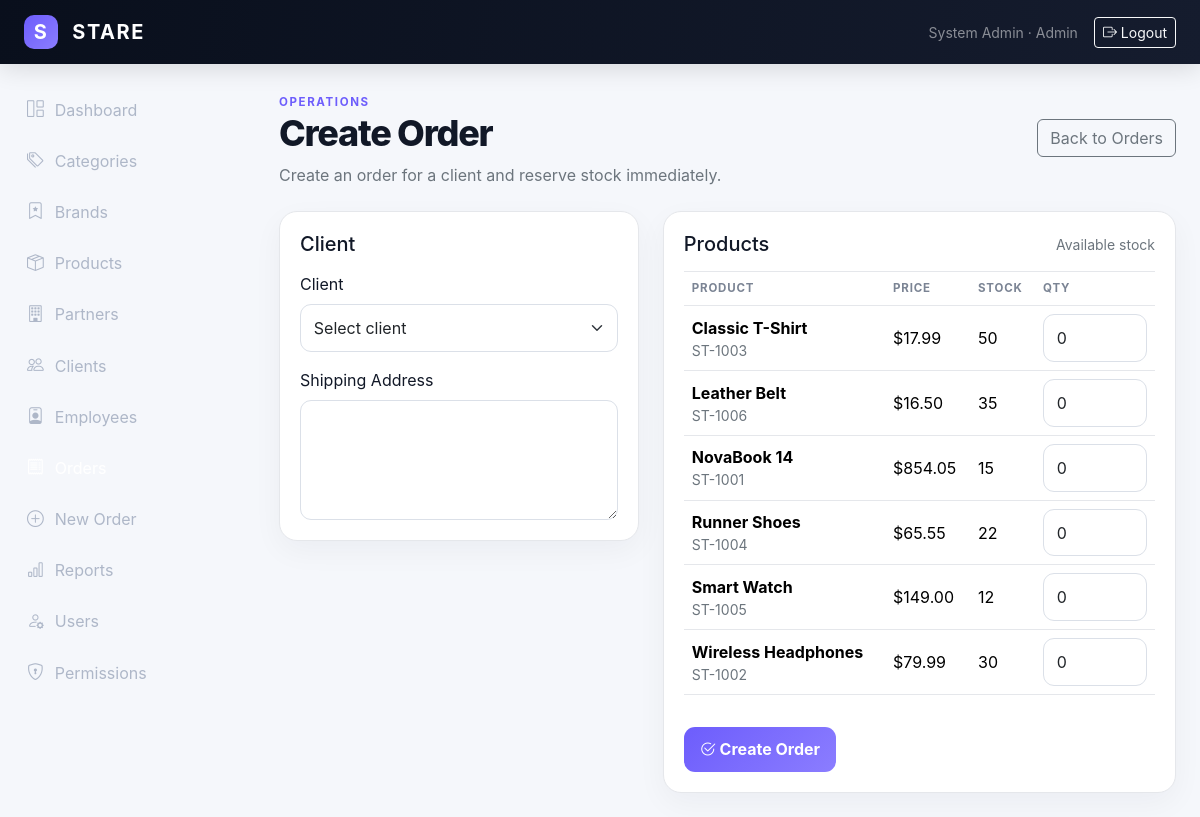
Page /admin/orders/create.php (signed in) on the committed database.
### tables this page shows
CREATE TABLE users (
  id INT UNSIGNED AUTO_INCREMENT PRIMARY KEY,
  name VARCHAR(120) NOT NULL,
  email VARCHAR(180) NOT NULL UNIQUE,
  password VARCHAR(255) NOT NULL,
  role_id INT UNSIGNED NOT NULL,
  status ENUM('active','pending','blocked') NOT NULL DEFAULT 'active',
  created_at TIMESTAMP DEFAULT CURRENT_TIMESTAMP,
  updated_at TIMESTAMP DEFAULT CURRENT_TIMESTAMP ON UPDATE CURRENT_TIMESTAMP,
  CONSTRAINT fk_users_role FOREIGN KEY (role_id) REFERENCES roles(id)
);

CREATE TABLE roles (
  id INT UNSIGNED AUTO_INCREMENT PRIMARY KEY,
  name VARCHAR(50) NOT NULL UNIQUE,
  description VARCHAR(255) NULL,
  created_at TIMESTAMP DEFAULT CURRENT_TIMESTAMP
);

CREATE TABLE products (
  id INT UNSIGNED AUTO_INCREMENT PRIMARY KEY,
  sku VARCHAR(60) NOT NULL UNIQUE,
  name VARCHAR(180) NOT NULL,
  description TEXT NULL,
  cost_price DECIMAL(12,2) NOT NULL DEFAULT 0,
  selling_price DECIMAL(12,2) NOT NULL DEFAULT 0,
  discount DECIMAL(5,2) NOT NULL DEFAULT 0,
  stock INT NOT NULL DEFAULT 0,
  category_id INT UNSIGNED NULL,
  brand_id INT UNSIGNED NULL,
  partner_id INT UNSIGNED NULL,
  image VARCHAR(500) NULL,
  status ENUM('active','inactive') NOT NULL DEFAULT 'active',
  created_at TIMESTAMP DEFAULT CURRENT_TIMESTAMP,
  updated_at TIMESTAMP DEFAULT CURRENT_TIMESTAMP ON UPDATE CURRENT_TIMESTAMP,
  CONSTRAINT fk_products_category FOREIGN KEY (category_id) REFERENCES categories(id) ON DELETE SET NULL ON UPDATE CASCADE,
  CONSTRAINT fk_products_brand FOREIGN KEY (brand_id) REFERENCES brands(id) ON DELETE SET NULL ON UPDATE CASCADE,
  CONSTRAINT fk_products_partner FOREIGN KEY (partner_id) REFERENCES partners(id) ON DELETE SET NULL ON UPDATE CASCADE
);

### includes/functions.php (called while the page is built, shortened)
<?php
function e($value): string
{
    return htmlspecialchars((string) $value, ENT_QUOTES, 'UTF-8');
}
function money($amount): string
{
    return CURRENCY . number_format((float) $amount, 2);
}
function current_user(PDO $pdo): ?array
{
    static $user = false;
    if ($user !== false) {
        return $user;
    }
    $statement = $pdo->prepare(
        'SELECT u.*, r.name AS role_name
         FROM users u
         JOIN roles r ON r.id = u.role_id
         WHERE u.id = ?
         LIMIT 1'
    );
    $statement->execute([(int) $_SESSION['user_id']]);
    return $user = $statement->fetch() ?: null;
}
function user_role(PDO $pdo): string
{
    return current_user($pdo)['role_name'] ?? '';
}
function is_logged_in(PDO $pdo): bool
{
    return current_user($pdo) !== null;
}
function has_permission(PDO $pdo, string $permission): bool
{
    $user = current_user($pdo);
    if ($user['role_name'] === 'admin') {
        return true;
    }
    static $cache = [];
    $roleId = (int) $user['role_id'];
    return isset($cache[$roleId][$permission]);
}
function require_login(PDO $pdo): void
{
    if (!is_logged_in($pdo)) {
        redirect('/login.php');
    }
}
function require_permission(PDO $pdo, string $permission): void
{
    require_login($pdo);
}
function product_price(array $product): float
{
    return max(
        0,
        (float) $product['selling_price']
            * (1 - ((float) $product['discount'] / 100))
    );
}

### admin/orders/create.php (the view, shortened to what this page needs)
<?php
require_once __DIR__.'/../../config/database.php';
require_once __DIR__.'/../../includes/functions.php';
require_permission($pdo,'create_orders');
$active='orders'; $pageTitle='Create Order'; $error='';
$products=$pdo->query("SELECT id,name,sku,stock,selling_price,discount FROM products WHERE status='active' AND stock>0 ORDER BY name")->fetchAll();
include __DIR__.'/../../includes/header.php';
?>
<div class="d-flex justify-content-between align-items-center mb-4">
 <div><span class="eyebrow">OPERATIONS</span><h1 class="page-title">Create Order</h1><p class="text-secondary mb-0">Create an order for a client and reserve stock immediately.</p></div>
 <a class="btn btn-outline-secondary" href="index.php">Back to Orders</a>
</div>
<form method="post">
<div class="row g-4">
 <div class="col-lg-5">
  <div class="panel">
   <h2 class="h5 mb-3">Client</h2>
   <label class="form-label">Client</label>
   <select class="form-select mb-3" name="client_id" id="client_id" required>
    <option value="">Select client</option>
   </select>
   <label class="form-label">Shipping Address</label>
   <textarea class="form-control" name="shipping_address" id="shipping_address" rows="4" required><?=e($_POST['shipping_address']??'')?></textarea>
  </div>
 </div>
 <div class="col-lg-7">
  <div class="panel">
   <div class="panel-head"><h2 class="h5 mb-0">Products</h2><span class="text-secondary small">Available stock</span></div>
   <div class="table-responsive">
    <table class="table stare-table align-middle">
     <thead><tr><th>Product</th><th>Price</th><th>Stock</th><th width="120">Qty</th></tr></thead>
     <tbody>
     <?php foreach($products as $p): $old=(int)($_POST['items'][$p['id']]??0); ?>
      <tr>
       <td><strong><?=e($p['name'])?></strong><div class="small text-secondary"><?=e($p['sku'])?></div></td>
       <td><?=money(product_price($p))?></td><td><?=$p['stock']?></td>
       <td><input class="form-control" type="number" name="items[<?=$p['id']?>]" min="0" max="<?=$p['stock']?>" value="<?=$old?>"></td>
      </tr>
     <?php endforeach; ?>
     </tbody>
    </table>
   </div>
   <button class="btn btn-stare mt-3"><i class="bi bi-check2-circle"></i> Create Order</button>
  </div>
 </div>
</div>
</form>
<?php include __DIR__.'/../../includes/footer.php'; ?>

### includes/header.php (shortened to what this page needs)
<?php
require_once __DIR__.'/functions.php';
$user=$pdo?current_user($pdo):null;
$active=$active??'';
?>
<!doctype html>
<html lang="en" dir="ltr">
<head>
<link href="https://cdn.jsdelivr.net/npm/bootstrap@5.3.3/dist/css/bootstrap.min.css" rel="stylesheet">
<link href="https://cdn.jsdelivr.net/npm/bootstrap-icons@1.11.3/font/bootstrap-icons.css" rel="stylesheet">
<link href="<?=BASE_URL?>/assets/css/style.css" rel="stylesheet">
</head>
<body class="<?=e($bodyClass??'')?>">
<nav class="navbar navbar-expand-lg navbar-dark stare-navbar sticky-top">
 <div class="container-fluid px-3 px-lg-4">
  <a class="navbar-brand fw-bold" href="<?=BASE_URL?>/index.php"><span class="brand-mark">S</span> STARE</a>
  <?php if($user): ?>
  <div class="d-none d-lg-flex align-items-center ms-auto gap-3">
    <span class="small text-white-50"><?=e($user['name'])?> · <?=e(ucfirst($user['role_name']))?></span>
    <a class="btn btn-sm btn-outline-light" href="<?=BASE_URL?>/logout.php"><i class="bi bi-box-arrow-right"></i> Logout</a>
  </div>
  <?php endif; ?>
 </div>
</nav>
<?php if($user): ?>
<div class="offcanvas-lg offcanvas-start sidebar" tabindex="-1" id="sidebar">
 <div class="offcanvas-body p-0">
  <div class="sidebar-inner">
   <nav class="nav flex-column gap-1">
    <?php if(has_permission($pdo,'view_dashboard')): ?><a class="nav-link <?=($active==='dashboard'?'active':'')?>" href="<?=BASE_URL?>/index.php"><i class="bi bi-grid-1x2"></i> Dashboard</a><?php endif; ?>
    <?php if(has_permission($pdo,'view_categories')): ?><a class="nav-link <?=($active==='categories'?'active':'')?>" href="<?=BASE_URL?>/admin/categories/index.php"><i class="bi bi-tags"></i> Categories</a><?php endif; ?>
    <?php if(has_permission($pdo,'view_brands')): ?><a class="nav-link <?=($active==='brands'?'active':'')?>" href="<?=BASE_URL?>/admin/brands/index.php"><i class="bi bi-bookmark-star"></i> Brands</a><?php endif; ?>
    <?php if(has_permission($pdo,'view_products')): ?><a class="nav-link <?=($active==='products'?'active':'')?>" href="<?=BASE_URL?>/admin/products/index.php"><i class="bi bi-box-seam"></i> Products</a><?php endif; ?>
    <?php if(has_permission($pdo,'view_partners')): ?><a class="nav-link <?=($active==='partners'?'active':'')?>" href="<?=BASE_URL?>/admin/partners/index.php"><i class="bi bi-building"></i> Partners</a><?php endif; ?>
    <?php if(has_permission($pdo,'view_clients')): ?><a class="nav-link <?=($active==='clients'?'active':'')?>" href="<?=BASE_URL?>/admin/clients/index.php"><i class="bi bi-people"></i> Clients</a><?php endif; ?>
    <?php if(has_permission($pdo,'view_employees')): ?><a class="nav-link <?=($active==='employees'?'active':'')?>" href="<?=BASE_URL?>/admin/employees/index.php"><i class="bi bi-person-badge"></i> Employees</a><?php endif; ?>
    <?php if(has_permission($pdo,'view_orders')): ?><a class="nav-link <?=($active==='orders'?'active':'')?>" href="<?=BASE_URL?>/admin/orders/index.php"><i class="bi bi-receipt"></i> Orders</a><?php endif; ?>
    <?php if(has_permission($pdo,'create_orders') && user_role($pdo)!=='client'): ?><a class="nav-link" href="<?=BASE_URL?>/admin/orders/create.php"><i class="bi bi-plus-circle"></i> New Order</a><?php endif; ?>
    <?php if(has_permission($pdo,'view_reports')): ?><a class="nav-link <?=($active==='reports'?'active':'')?>" href="<?=BASE_URL?>/admin/reports/index.php"><i class="bi bi-bar-chart"></i> Reports</a><?php endif; ?>
    <?php if(has_permission($pdo,'manage_users')): ?><a class="nav-link <?=($active==='users'?'active':'')?>" href="<?=BASE_URL?>/admin/users/index.php"><i class="bi bi-person-gear"></i> Users</a><?php endif; ?>
    <?php if(has_permission($pdo,'manage_permissions')): ?><a class="nav-link <?=($active==='permissions'?'active':'')?>" href="<?=BASE_URL?>/admin/permissions/index.php"><i class="bi bi-shield-lock"></i> Permissions</a><?php endif; ?>
   </nav>
  </div>
 </div>
</div>
<main class="main-content">
 <div class="container-fluid px-3 px-lg-4 py-4">
<?php else: ?>
<main class="auth-main">
 <div class="container py-5">
<?php endif; ?>

### assets/css/style.css (style rules this page uses)
:root { --bg:#f5f7fb;--panel:#fff;--ink:#111827;--muted:#6b7280;--line:#e5e7eb;--dark:#0b1220;--accent:#6d5dfc;--accent2:#8b7dff }
* { box-sizing:border-box }
body { background:var(--bg);color:var(--ink);font-family:Inter,system-ui,-apple-system,BlinkMacSystemFont,"Segoe UI",sans-serif }
.stare-navbar { background:linear-gradient(100deg,#090f1c,#151c2e);height:64px;box-shadow:0 5px 25px rgba(0,0,0,.12);z-index:1040 }
.navbar-brand { letter-spacing:.08em }
.brand-mark { display:inline-flex;width:34px;height:34px;align-items:center;justify-content:center;border-radius:10px;background:linear-gradient(135deg,var(--accent),var(--accent2));color:#fff;margin-right:8px }
.sidebar { position:fixed;top:64px;bottom:0;left:0;width:255px;background:#0b1220;color:#fff;z-index:1030 }
.sidebar-inner { height:100%;display:flex;flex-direction:column;padding:22px 14px }
.sidebar .nav-link { color:#aeb7c8;border-radius:12px;padding:11px 13px;display:flex;align-items:center;gap:11px }
.sidebar .nav-link:hover,.sidebar .nav-link.active { background:rgba(255,255,255,.09);color:#fff }
.sidebar .nav-link i { font-size:1.05rem }
.main-content { margin-left:255px;min-height:calc(100vh - 64px) }
.eyebrow { font-size:.72rem;letter-spacing:.14em;font-weight:700;color:var(--accent);text-transform:uppercase }
.page-title { font-weight:800;letter-spacing:-.035em;font-size:clamp(1.7rem,3vw,2.3rem) }
.stat-card,.panel,.product-card { background:var(--panel);border:1px solid var(--line);border-radius:18px;box-shadow:0 10px 30px rgba(15,23,42,.045) }
.panel { padding:20px }
.panel-head { display:flex;justify-content:space-between;align-items:center;padding-bottom:15px;margin-bottom:0;border-bottom:1px solid var(--line) }
.stare-table { --bs-table-bg:transparent }
.stare-table th { font-size:.72rem;text-transform:uppercase;letter-spacing:.07em;color:#7b8494;border-bottom-color:var(--line) }
.stare-table td { border-bottom-color:var(--line) }
.btn-stare { background:linear-gradient(135deg,var(--accent),var(--accent2));border:0;color:#fff;font-weight:700;border-radius:11px;padding:.65rem 1rem }
.form-control,.form-select { border-color:#dbe0e8;border-radius:11px;padding:.68rem .8rem }

### rows in the picture
users: name "System Admin", role.name "Admin"
products: name "Classic T-Shirt", sku "ST-1003", money(product_price($p)) "$17.99", stock "50", id "0"
products: name "Leather Belt", sku "ST-1006", money(product_price($p)) "$16.50", stock "35", id "0"
products: name "NovaBook 14", sku "ST-1001", money(product_price($p)) "$854.05", stock "15", id "0"
products: name "Runner Shoes", sku "ST-1004", money(product_price($p)) "$65.55", stock "22", id "0"
products: name "Smart Watch", sku "ST-1005", money(product_price($p)) "$149.00", stock "12", id "0"
products: name "Wireless Headphones", sku "ST-1002", money(product_price($p)) "$79.99", stock "30", id "0"
